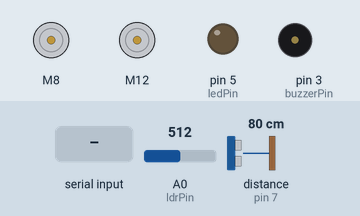
The sketch below on a simulated Arduino Uno, built with avr-gcc and run on an emulated ATmega328P. On the bench: 2 × DC motor (green arrow = forward, orange = backward, longer = faster), output pins drawn as LEDs (lit = HIGH), buzzer (waves = sounding, pin HIGH). Wiring (inferred from the names in the program): ultrasonic range finder: trigger pin 6; echo pin 7. Inputs (shaded band) come from the test bench; at power-on: A0 (ldrPin) = 512, distance to the obstacle (sensor on pin 7) 80 cm. The echo pulse lasts 58.3 µs per cm; pins used as bus, display or sensor lines are not drawn; what the sketch prints to the serial monitor is not drawn.

Above: at 4.4 s.
4.5 s: "S" received over the second serial link
6.1 s: "l" received over the second serial link
At 7.3 s:
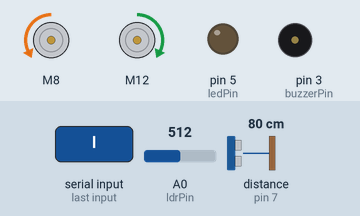
7.7 s: "L" received over the second serial link
At 8.9 s:
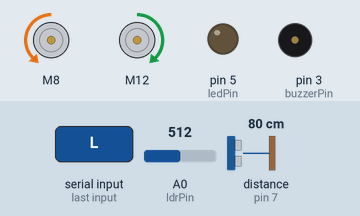
9.3 s: "r" received over the second serial link
At 9.9 s:
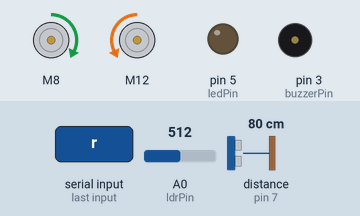
10.9 s: "R" received over the second serial link
At 12.1 s:
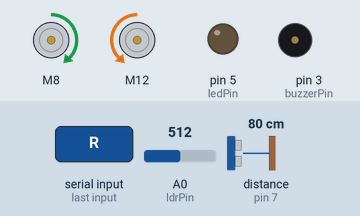
Timing chart, 0 to 13.5 s (numbered marks = the images above; inputs shaded):
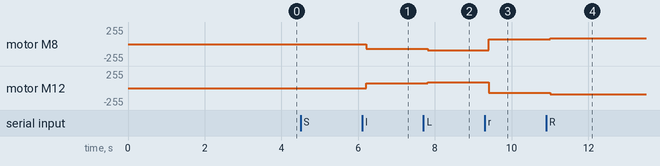

Measured:
- after the input at 6.1 s, motor M8: stopped → backward 70/255 after 0.10 s; motor M12: stopped → forward 70/255 after 0.10 s
- after the input at 7.7 s, motor M8: backward 70/255 → backward 90/255 after 0.11 s; motor M12: forward 70/255 → forward 90/255 after 0.11 s
- after the input at 9.3 s, motor M8: backward 90/255 → forward 70/255 after 0.11 s; motor M12: forward 90/255 → backward 70/255 after 0.11 s
- after the input at 10.9 s, motor M8: forward 70/255 → forward 90/255 after 0.10 s; motor M12: backward 70/255 → backward 90/255 after 0.10 s

The sketch:

car.ino
```cpp
#include <L298N.h>

#include <SoftwareSerial.h>
SoftwareSerial bluetooth(0, 1); // RX, TX

#define EN1 10
#define IN1 8
#define IN2 9


#define EN2 11
#define IN3 12
#define IN4 13


const int trigPin = 6;
const int echoPin = 7;
const int ledPin = 5;
const int ldrPin = A0;
const int buzzerPin = 3;
bool tone1_flag = true,led_flag = false;
long duration;
int distance;
int ldrValue;
unsigned long previousMillis = 0;        // will store last time
const long interval = 500;           // interval at which to delay
static uint32_t tmp; // increment this
int brightness = 0;
int fadeAmount = 5;
char in;
int speed = 0;
L298N motor1(EN1, IN1, IN2);
L298N motor2(EN2, IN3, IN4);

void forward1(int speed1) {
  if (ultraMeasure() > 15) {
    motor1.setSpeed(speed1);
    motor2.setSpeed(speed1);
    motor1.forward();
    motor2.forward();
  } else {
    stop1();
  }

}

void backward1(int speed1) {

    motor1.setSpeed(speed1);
    motor2.setSpeed(speed1);
    motor1.backward();
    motor2.backward();


}
void stop1() {


  motor1.stop();
  motor2.stop();


}

void turnRightFromCenter(int speed1) {

    motor1.setSpeed(speed1);
    motor2.setSpeed(speed1);
    motor1.forward();
    motor2.backward();

}

void turnLeftFromCenter(int speed1) {

    motor1.setSpeed(speed1);
    motor2.setSpeed(speed1);
    motor1.backward();
    motor2.forward();

}

void forwardTurn(int right, int left) {
  if (ultraMeasure() > 15) {
    motor1.setSpeed(right);
    motor2.setSpeed(left);
    motor1.forward();
    motor2.forward();
  } else {
    stop1();
  }
}


void backwardTurn(int right, int left) {

    motor1.setSpeed(right);
    motor2.setSpeed(left);
    motor1.backward();
    motor2.backward();

}

void ultrasonic() {
  digitalWrite(trigPin, LOW);
  delayMicroseconds(2);

  digitalWrite(trigPin, HIGH);
  delayMicroseconds(10);
  digitalWrite(trigPin, LOW);

  duration = pulseIn(echoPin, HIGH);
  distance = duration * 0.034 / 2;

  Serial.print(distance);
  Serial.print(" cm");
  Serial.println();
}
int ultraMeasure() {
  digitalWrite(trigPin, LOW);
  delayMicroseconds(2);

  digitalWrite(trigPin, HIGH);
  delayMicroseconds(10);
  digitalWrite(trigPin, LOW);

  duration = pulseIn(echoPin, HIGH);
  distance = duration * 0.034 / 2;
  return distance;

}


void ldr() {
  ldrValue = analogRead(ldrPin);
  Serial.println(ldrValue);
}

int ldrMeasure() {
  ldrValue = analogRead(ldrPin);
  return ldrValue;
}

void led(bool flag) {
  digitalWrite(ledPin, flag);
}


void tone1() {
  if (tone1_flag) {
    tone(buzzerPin, 1000, 100);


    //noTone(buzzerPin);

  }
}
void setup() {
  pinMode(trigPin, OUTPUT);
  pinMode(echoPin, INPUT);
  pinMode(ledPin, OUTPUT);
  pinMode(buzzerPin, OUTPUT);
  bluetooth.begin(9600); // start the bluetooth uart at 9600 which is its default
  Serial.begin(9600);
  delay(200); // wait for voltage stabilize
  delay(3000); // wait for settings to take affect.
}

void loop() {

  if (bluetooth.available() > 0) { // check if anything in UART buffer
    in = bluetooth.read();
    // bluetooth.print("123");
    //bluetooth.println();
    delay(100);
  }
  Serial.println(in);


  //Serial.println(speed);


  if      (in == 'S') {
    stop1();
  }
  else if (in == 'l') {
    turnLeftFromCenter(70);
  }
  else if (in == 'L') {
    turnLeftFromCenter(90);
  }
  else if (in == 'r') {
    turnRightFromCenter(70);
  }
  else if (in == 'R') {
    turnRightFromCenter(90);
  }
  else if (in == 'f') {
    forward1(80);
  }
  else if (in == 'F') {
    forward1(120);
  }
  else if (in == 'b') {
    backward1(80);
  }
  else if (in == 'B') {
    backward1(120);
  }
  else if (in == 'e') {
    forwardTurn(60, 80);
  }
  else if (in == 'g') {
    forwardTurn(60, 80);
  }
  else if (in == 'E') {
    forwardTurn(60, 100);
  }
  else if (in == 'G') {
    forwardTurn(60, 80);
  }
  else if (in == 'h') {
    forwardTurn(80, 60);
  }
  else if (in == 'H') {
    forwardTurn(100, 60);
  }
  else if (in == 'i') {
    forwardTurn(80, 60);
  }
  else if (in == 'I') {
    forwardTurn(100, 60);
  }
  else if (in == 'A') {
    backwardTurn(60, 100);
  }
  else if (in == 'a') {
    backwardTurn(60, 80);
  }
  else if (in == 'C') {
    backwardTurn(60, 100);
  }
  else if (in == 'c') {
    backwardTurn(60, 80);
  }
  else if (in == 'K') {
    backwardTurn(100, 60);
  }
  else if (in == 'k') {
    backwardTurn(80, 60);
  }
  else if (in == 'J') {
    backwardTurn(100, 60);
  }
  else if (in == 'j') {
    backwardTurn(80, 60);
  }
  //Serial.println(speed);

  if (in == 'z') {
    led(LOW);
    led_flag = false;
  } else if (in == 'Z') {
    led(HIGH);
    led_flag = true;
  }
  if (ldrMeasure() > 1010) {
    led(HIGH);
    tone1();
    tone1_flag = false;
  } else {
    if (led_flag) {
      led(HIGH);
      tone1_flag = false;
    }else{
      led(LOW);
      tone1_flag = true;
    }
  }

  ultrasonic();
  ldr();
}
```
